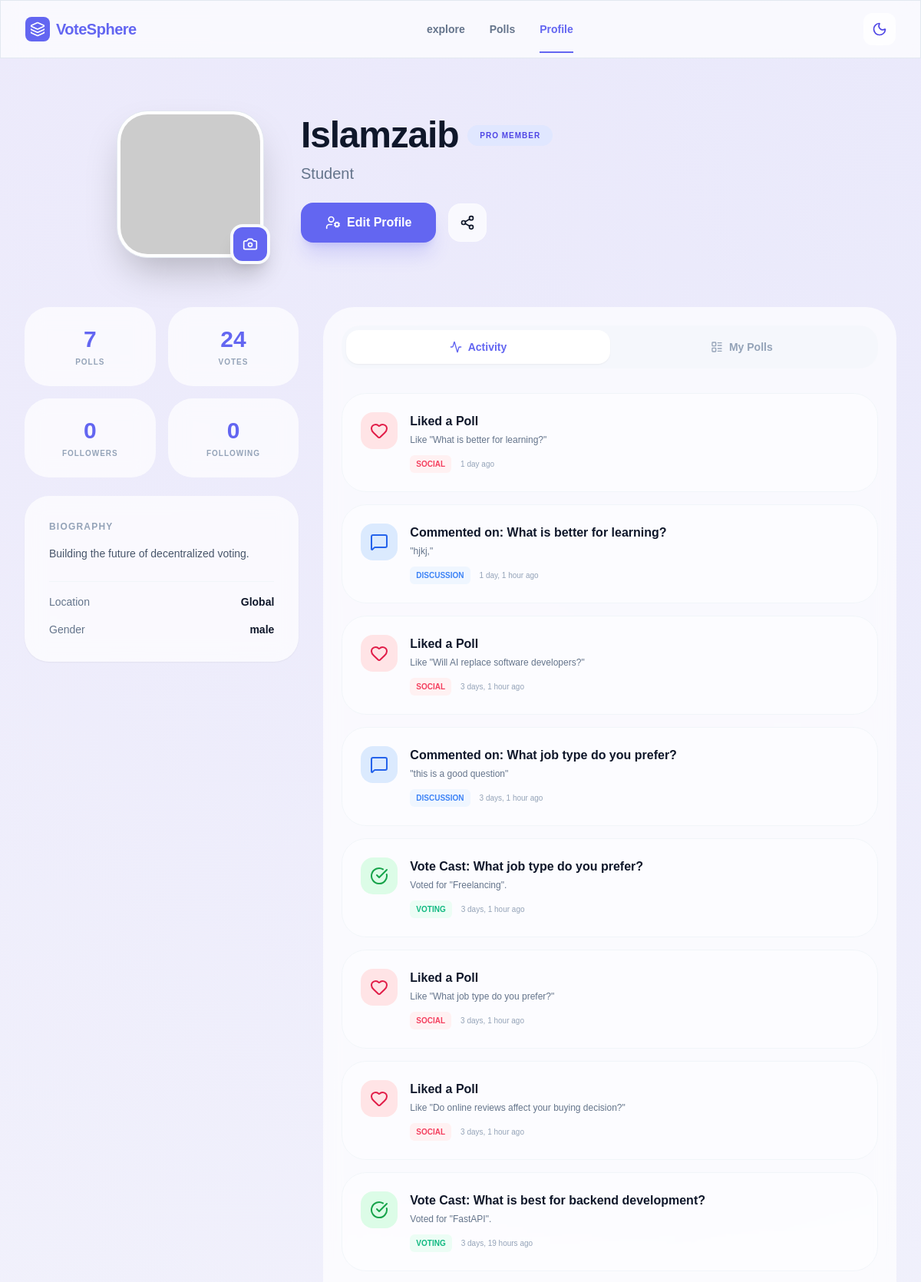
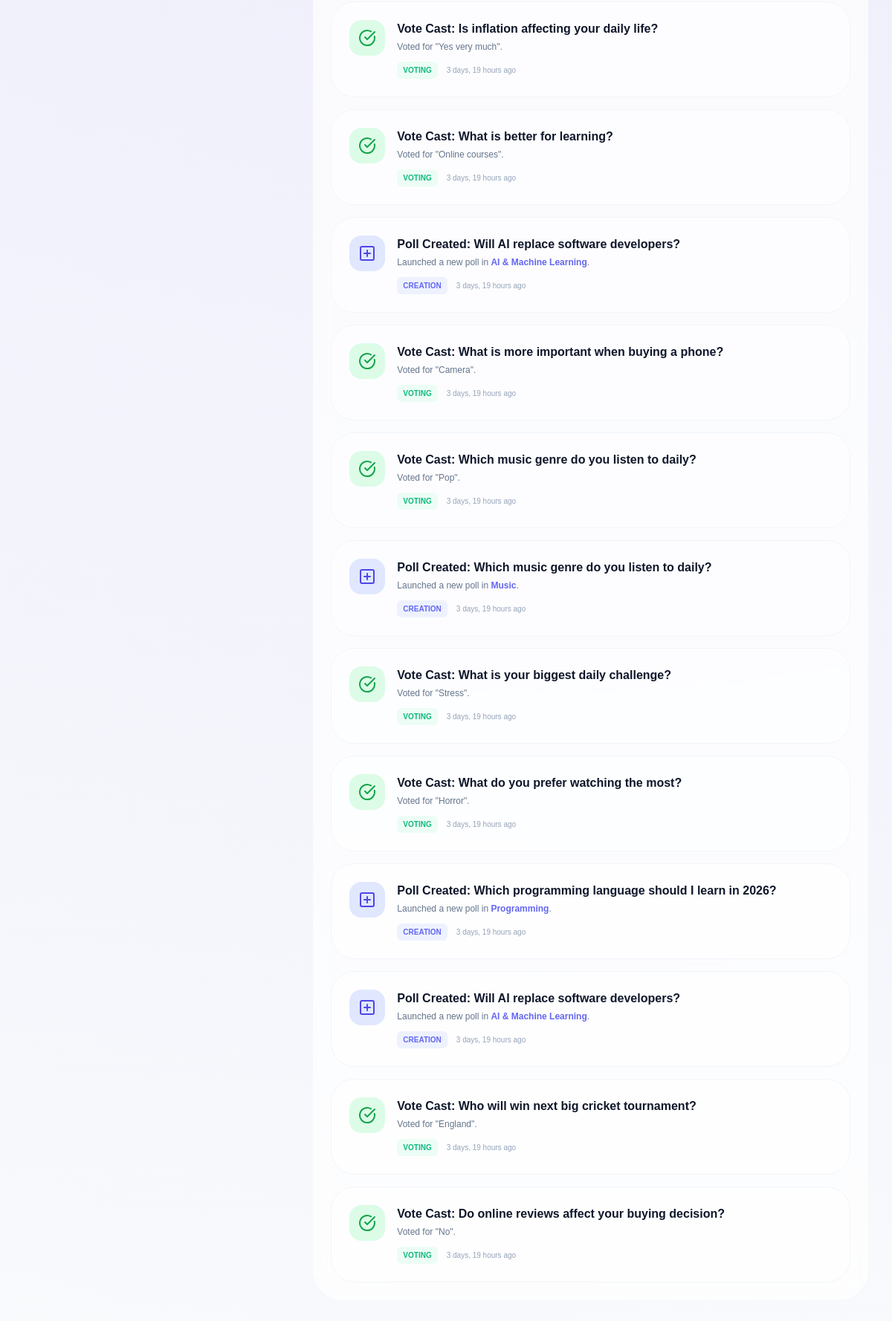
Page /user/profile (signed in) on the earlier database version (2 pictures, top to bottom).
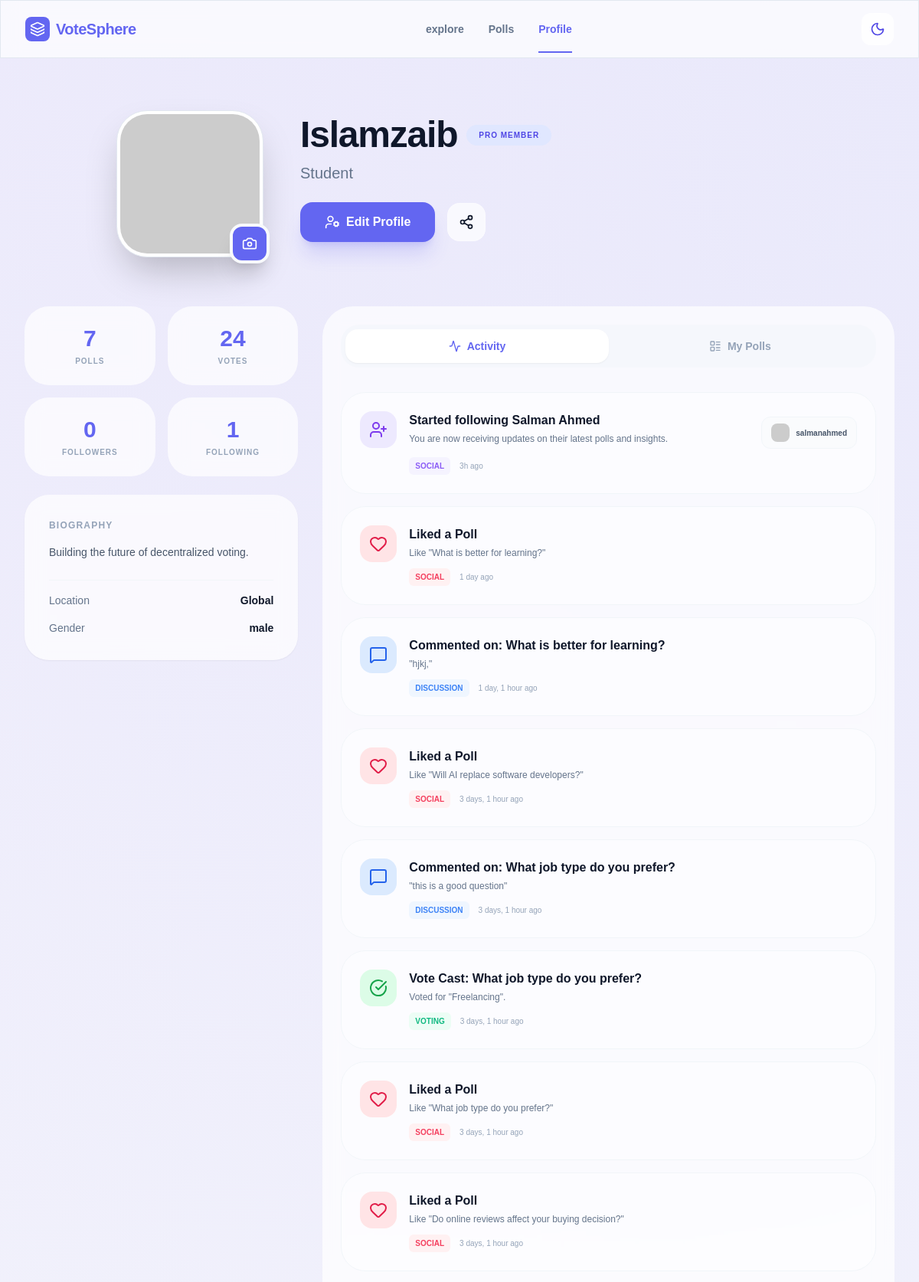
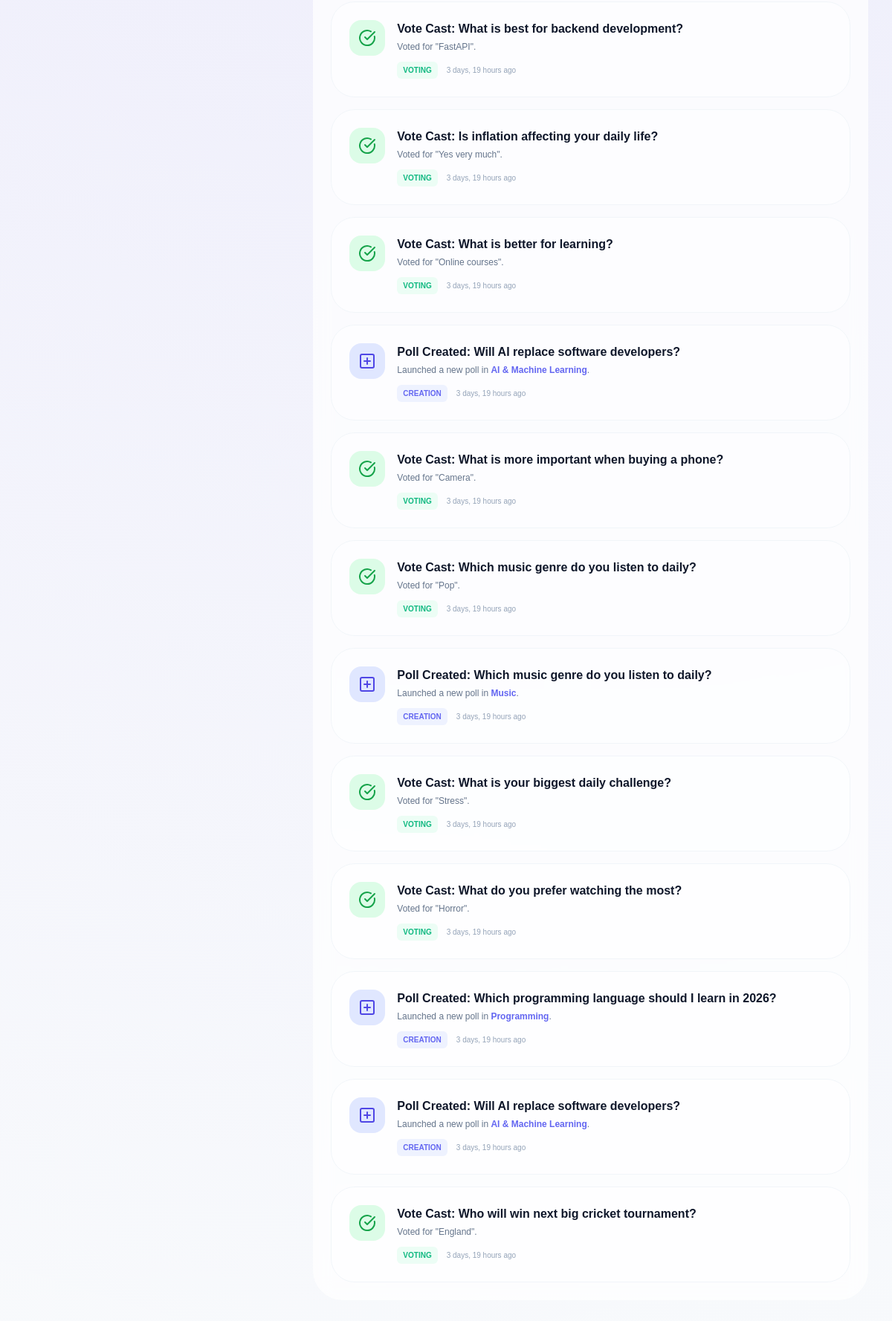
Same page on the later database version (2 pictures, top to bottom).
### Comments_Likes/models.py (models this page shows)
class PostLikes(models.Model):
    user_id = models.ForeignKey(User,on_delete=models.CASCADE)
    q_id = models.ForeignKey(Question,on_delete=models.CASCADE)
    created_at = models.DateTimeField(auto_now_add=True)

class Comments(models.Model):
    text = models.TextField(null=False)
    q_id = models.ForeignKey(Question,on_delete=models.CASCADE)
    user_id = models.ForeignKey(User,on_delete=models.CASCADE)
    created_at = models.DateTimeField(auto_now_add=True)

class Folowers(models.Model):
    user_folow = models.ForeignKey(User,on_delete=models.CASCADE,related_name="uer_folow")
    folower = models.ForeignKey(User,on_delete=models.CASCADE)
    created_at =models.DateTimeField(auto_now_add=True)

### questonaries/models.py (models this page shows)
class Question(models.Model):
    ques = models.TextField(null=False)
    q_desc = models.TextField(null=True)
    expiry = models.DateTimeField()
    hashtags = models.TextField(null=True)
    img = models.ImageField(
        upload_to='images/Ques_Covers/%Y/%m/%d/',
        validators=[FileExtensionValidator(
            allowed_extensions=['jpg','jpeg','png','webp', 'gif'],
            message="Only this image formates are allowed: jpg, jpeg, gif, png, webp.")],
          blank=True, null=True
        )
    u_id = models.ForeignKey(User,on_delete=models.CASCADE)
    cat_id = models.ForeignKey(Category,on_delete=models.PROTECT)
    created_at= models.DateTimeField(auto_now_add=True)

class Vote_Click(models.Model):
    opt_id = models.ForeignKey(options,on_delete=models.CASCADE)
    user_id = models.ForeignKey(User,on_delete=models.CASCADE)
    created_at= models.DateTimeField(auto_now_add=True)

class options(models.Model):
    option = models.TextField(null=False)
    o_desc = models.TextField(null=True)
    q_id = models.ForeignKey(Question,on_delete=models.CASCADE)
    created_at= models.DateTimeField(auto_now_add=True)

class Category(models.Model):
    category = models.CharField(max_length=200)

### users/views.py (the view)
def profile_view(req):
    try:
        profile = UserProfile.objects.get(user_id=req.user)
    except UserProfile.DoesNotExist:
        profile = None
    now = timezone.now()
    active_pole = Question.objects.filter(u_id=req.user, expiry__gt=now)
    vote = Vote_Click.objects.filter(user_id=req.user)
    comm = Comments.objects.filter(user_id=req.user)
    like = PostLikes.objects.filter(user_id=req.user)
    folow = Folowers.objects.filter(folower=req.user)
    folowers=Folowers.objects.filter(user_folow=req.user).count()
    folowings=folow.count()
    t_pole = active_pole.count()
    latest_activities = list(active_pole) + list(vote) + list(comm) + list(like) + list(folow)
    for obj in latest_activities:
        if isinstance(obj, Question):
            obj.type = "question"
        elif isinstance(obj, Vote_Click):
            obj.type = "vote"
        elif isinstance(obj, Comments):
            obj.type = "comment"
        elif isinstance(obj, PostLikes):
            obj.type = "like"
        elif isinstance(obj, Folowers):
            obj.type = "follow"
    latest_activities.sort(key=lambda x: x.created_at, reverse=True)
    latest_activities = latest_activities[:20]
    my_polls=[]
    for q in active_pole:
        option=options.objects.filter(q_id=q.id)
        total_vote = Vote_Click.objects.filter(opt_id__q_id=q.id).count()
        option_array=[]
        for opt in option:
            t_opt=Vote_Click.objects.filter(opt_id=opt.id).count()
            opt_pers = (t_opt / total_vote * 100) if total_vote > 0 else 0
            print("tvote: ", total_vote)
            print("topt: ", t_opt)
            option_array.append({
                    'opt_data':opt,
                    'opt_pers':opt_pers
                })
        my_polls.append({
            'ques':q,
            'options':option_array
        })
    vote_cast = 0
    for q in active_pole:
        vote_cast += Vote_Click.objects.filter(opt_id__q_id=q.id).count()
    context = {
        'profile': profile,
        'my_polls': my_polls,
        'pole': t_pole,
        'votes': vote_cast,
        'latest_activities':latest_activities,
        'folowers':folowers,
        'folowing':folowings
    }
    return render(req, "users/profile.html", context)

### users/Templates/users/profile.html (shortened to what the changed rows need)
{% load static %}
<!DOCTYPE html>
<html lang="en" class="scroll-smooth">
<head>
    <link href="{% static 'home/links/font.css' %}" rel="stylesheet">
    <script src="{% static 'home/links/tailwind.css' %}"></script>
</head>
<body class="bg-[#f8fafc] dark:bg-slate-950 text-slate-900 dark:text-slate-100 transition-colors duration-300 profile-header-gradient min-h-screen pb-20 md:pb-12">
    <main class="pt-24 md:pt-36 px-4 sm:px-6 lg:px-8 max-w-7xl mx-auto">
        <div class="mb-10 md:mb-16 flex justify-center">
            <div class="flex flex-col md:flex-row items-center md:items-start gap-6 md:gap-12 w-full max-w-4xl">
                <div class="flex-1 text-center md:text-left pt-2 w-full">
                    <div class="flex flex-col md:flex-row md:items-center gap-3 mb-3">
                        <h1 class="text-3xl md:text-5xl font-black text-slate-900 dark:text-white tracking-tight">{{profile.user_id.first_name}} {{profile.user_id.last_name}}</h1>
                    </div>
                </div>
            </div>
        </div>
        <div class="grid grid-cols-1 lg:grid-cols-12 gap-8">
            <div class="lg:col-span-4 space-y-6">
                <div class="grid grid-cols-2 gap-4">
                    <div class="glass p-6 rounded-[2rem] border-none text-center">
                        <span class="block text-3xl font-black text-primary">{{folowing|default:'0'}}</span>
                        <span class="text-[10px] font-bold text-slate-400 uppercase tracking-widest mt-1 block">Following</span>
                    </div>
                </div>
            </div>
            <div class="lg:col-span-8">
                <div class="glass rounded-[2.5rem] p-4 md:p-6 border-none min-h-[600px] flex flex-col">
                    <div id="content-activity" class="tab-content space-y-4">
                        {% for act in latest_activities %}
                        {% if act.type == 'question' %}
                        <div class="p-6 rounded-[2rem] bg-white/40 dark:bg-slate-800/20 border border-slate-100 dark:border-slate-800 flex flex-col sm:flex-row gap-4 hover:bg-white/60 transition-colors">
                            <div class="w-12 h-12 rounded-2xl bg-indigo-100 dark:bg-indigo-900/30 flex items-center justify-center text-indigo-600 shrink-0"><i data-lucide="plus-square" class="w-6 h-6"></i></div>
                            <div>
                                <h4 class="font-bold text-slate-900 dark:text-white">Poll Created: {{act.ques}}</h4>
                                <p class="text-xs text-slate-500 mt-1 mb-3">Launched a new poll in <span class="text-indigo-500 font-semibold">{{act.cat_id.category}}</span>.</p>
                                <div class="flex items-center gap-3"><span class="text-[10px] font-bold text-indigo-500 bg-indigo-50 dark:bg-indigo-900/20 px-2 py-1 rounded-md uppercase">Creation</span><span class="text-[10px] font-medium text-slate-400">{{ act.created_at|timesince }} ago</span></div>
                            </div>
                        </div>
                        {% elif act.type == 'vote' %}
                        <div class="p-6 rounded-[2rem] bg-white/40 dark:bg-slate-800/20 border border-slate-100 dark:border-slate-800 flex flex-col sm:flex-row gap-4 hover:bg-white/60 transition-colors">
                            <div class="w-12 h-12 rounded-2xl bg-green-100 dark:bg-green-900/30 flex items-center justify-center text-green-600 shrink-0"><i data-lucide="check-circle" class="w-6 h-6"></i></div>
                            <div>
                                <h4 class="font-bold text-slate-900 dark:text-white">Vote Cast: {{act.opt_id.q_id.ques}}</h4>
                                <p class="text-xs text-slate-500 mt-1 mb-3">Voted for "{{act.opt_id.option}}".</p>
                                <div class="flex items-center gap-3"><span class="text-[10px] font-bold text-emerald-500 bg-emerald-50 dark:bg-emerald-900/20 px-2 py-1 rounded-md uppercase">Voting</span><span class="text-[10px] font-medium text-slate-400">{{act.created_at|timesince}} ago</span></div>
                            </div>
                        </div>
                        {% elif act.type == 'comment' %}
                        <div class="p-6 rounded-[2rem] bg-white/40 dark:bg-slate-800/20 border border-slate-100 dark:border-slate-800 flex flex-col sm:flex-row gap-4 hover:bg-white/60 transition-colors">
                            <div class="w-12 h-12 rounded-2xl bg-blue-100 dark:bg-blue-900/30 flex items-center justify-center text-blue-600 shrink-0"><i data-lucide="message-square" class="w-6 h-6"></i></div>
                            <div>
                                <h4 class="font-bold text-slate-900 dark:text-white">Commented on: {{act.q_id.ques}} </h4>
                                <p class="text-xs text-slate-500 mt-1 mb-3">"{{act.text|truncatechars:60}}"</p>
                                <div class="flex items-center gap-3"><span class="text-[10px] font-bold text-blue-500 bg-blue-50 dark:bg-blue-900/20 px-2 py-1 rounded-md uppercase">Discussion</span><span class="text-[10px] font-medium text-slate-400">{{act.created_at|timesince}} ago</span></div>
                            </div>
                        </div>
                        {% elif act.type == 'like' %}
                        <div class="p-6 rounded-[2rem] bg-white/40 dark:bg-slate-800/20 border border-slate-100 dark:border-slate-800 flex flex-col sm:flex-row gap-4 hover:bg-white/60 transition-colors">
                            <div class="w-12 h-12 rounded-2xl bg-rose-100 dark:bg-rose-900/30 flex items-center justify-center text-rose-600 shrink-0"><i data-lucide="heart" class="w-6 h-6"></i></div>
                            <div>
                                <h4 class="font-bold text-slate-900 dark:text-white">Liked a Poll</h4>
                                <p class="text-xs text-slate-500 mt-1 mb-3">Like "{{act.q_id.ques}}"</p>
                                <div class="flex items-center gap-3"><span class="text-[10px] font-bold text-rose-500 bg-rose-50 dark:bg-rose-900/20 px-2 py-1 rounded-md uppercase">Social</span><span class="text-[10px] font-medium text-slate-400">{{act.created_at|timesince}} ago</span></div>
                            </div>
                        </div>
                        {% elif act.type == 'follow' %}
                        <div class="p-6 rounded-[2rem] bg-white/40 dark:bg-slate-800/20 border border-slate-100 dark:border-slate-800 flex flex-col sm:flex-row gap-4 hover:bg-white/60 transition-colors group">
                            <div class="w-12 h-12 rounded-2xl bg-violet-100 dark:bg-violet-900/30 flex items-center justify-center text-violet-600 shrink-0">
                                <i data-lucide="user-plus" class="w-6 h-6"></i>
                            </div>
                            <div class="flex-1">
                                <div class="flex flex-col sm:flex-row sm:items-center justify-between gap-2">
                                    <div>
                                        <h4 class="font-bold text-slate-900 dark:text-white">Started following {{act.user_folow.first_name}} {{act.user_folow.last_name}}</h4>
                                        <p class="text-xs text-slate-500 mt-1 mb-3">You are now receiving updates on their latest polls and insights.</p>
                                    </div>
                                    <div class="flex items-center gap-2 px-3 py-2 bg-slate-50/50 dark:bg-slate-900/50 rounded-xl border border-slate-100 dark:border-slate-800 self-start sm:self-center">
                                        <img src="{% if act.user_folow.img %}{{act.user_folow.img.url}}{% else %}https://api.dicebear.com/7.x/avataaars/svg?seed={{act.user_folow.username}}{%endif%}" class="w-6 h-6 rounded-lg" alt="User">
                                        <span class="text-[10px] font-bold text-slate-600 dark:text-slate-400">{{act.user_folow.username}}</span>
                                    </div>
                                </div>
                                <div class="flex items-center gap-3 mt-1">
                                    <span class="text-[10px] font-bold text-violet-500 bg-violet-50 dark:bg-violet-900/20 px-2 py-1 rounded-md uppercase">Social</span>
                                    <span class="text-[10px] font-medium text-slate-400">3h ago</span>
                                </div>
                            </div>
                        </div>
                        {% endif %}
                        {% endfor %}
                    </div>
                </div>
            </div>
        </div>
    </main>
</body>
</html>

Differences in the rows shown:
no longer on this page (row unchanged): Vote_Click: opt_id.q_id.ques "Do online reviews affect your buying decision?", opt_id.option "No", created_at "3 days, 19 hours"
added Folowers: user_folow.first_name "Salman", user_folow.last_name "Ahmed", user_folow.username "salmanahmed"
Other differences:
{{ folowing|default:'0' }}: "0" → "1"
